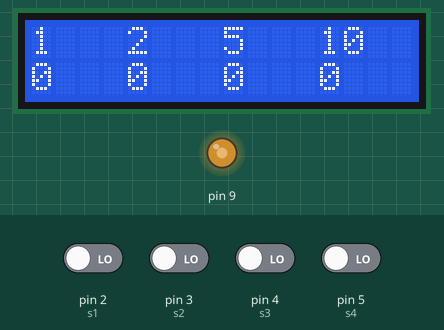
This sketch was run on a simulated Arduino Uno, built with avr-gcc and run on an emulated ATmega328P. Parts: 16×2 character LCD, output pins drawn as LEDs (lit = HIGH). The test bench sets the inputs (shaded band); at power-on: pin 2 (s1), pin 3 (s2), pin 4 (s3), pin 5 (s4) LOW.

Above: at 1.2 s.
1.3 s: pin 2 (s1) driven HIGH
At 1.56 s:
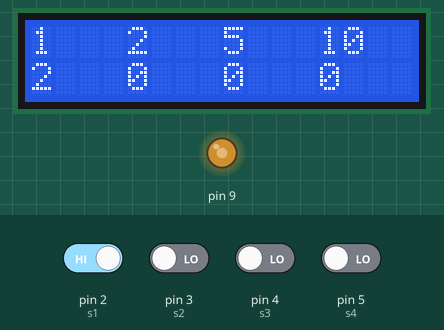
2.9 s: pin 3 (s2) driven HIGH
At 3.13 s:
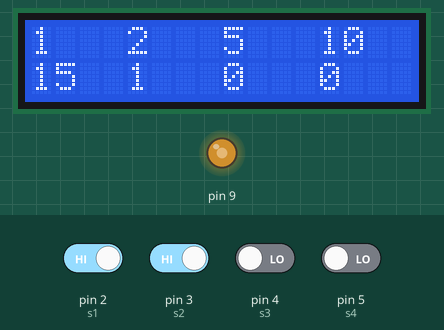
4.5 s: pin 4 (s3) driven HIGH
At 6.25 s:
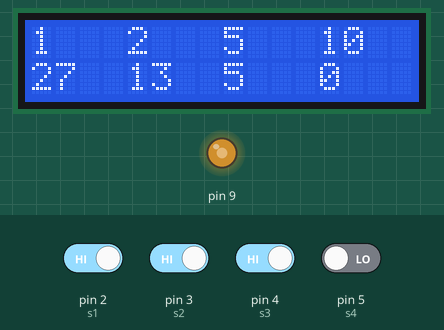
6.3 s: pin 5 (s4) driven HIGH
At 6.66 s:
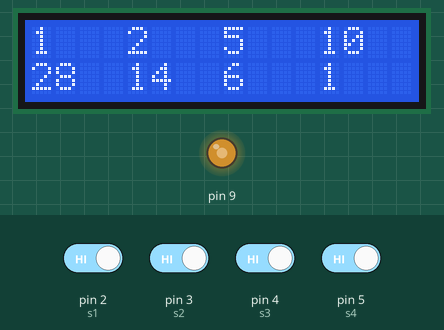
8.3 s: pin 2 (s1) driven LOW
At 8.98 s:
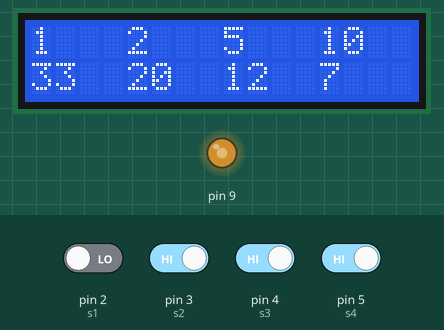
10.3 s: pin 3 (s2) driven LOW
At 10.7 s:
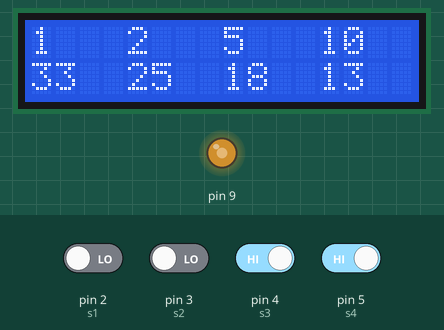
Timing chart, 0 to 13.0 s (numbered marks = the images above; inputs shaded):
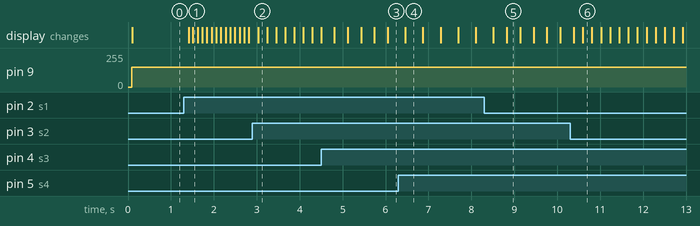

Measured:
- after the input at 1.3 s, the display: first changes after 0.11 s (image 1 shows a later state)
- what the display in image 4 shows lasts 0.4 s, from 6.5 s to 6.9 s

The sketch:

Nano_LCD_I2C.ino
```cpp
#include <Wire.h>
#include <LiquidCrystal_I2C.h>

LiquidCrystal_I2C lcd(0x27, 16, 2);  //Module IIC/I2C Interface บางรุ่นอาจจะใช้ 0x3f
int one , two , five, ten ;
int s1 = 2;
int s2 = 3;
int s3 = 4;
int s4 = 5;


void setup() {
  pinMode(s1, INPUT);
  pinMode(s2, INPUT);
  pinMode(s3, INPUT);
  pinMode(s4, INPUT);

  Serial.begin(9600);
  lcd.begin();
  //lcd.noBacklight();   // ปิด backlight
  lcd.backlight();       // เปิด backlight
  lcd.home();
  lcd.print("1   2   5   10");
  delay(10);

}

void loop() {
  analogWrite(9,150);

  if (digitalRead(s1) == 1) {
    one += 1;
    delay(100);
  }

  if (digitalRead(s2) == 1) {
    two += 1;
    delay(100);
  }

  if (digitalRead(s3) == 1) {
    five += 1;
    delay(100);
  }

  if (digitalRead(s4) == 1) {
    ten += 1;
    delay(100);
  }

  lcd.display();
  lcd.setCursor(0, 1);  //หลักที่ 0 บรรทัดที่ 1
  lcd.print(String(one));
  lcd.setCursor(4, 1);  //หลักที่ 4 บรรทัดที่ 1
  lcd.print(String(two));
  lcd.setCursor(8, 1); //หลักที่ 8 บรรทัดที่ 1
  lcd.print(String(five));
  lcd.setCursor(12, 1);  //หลักที่ 12 บรรทัดที่ 1
  lcd.print(String(ten));

}
```
